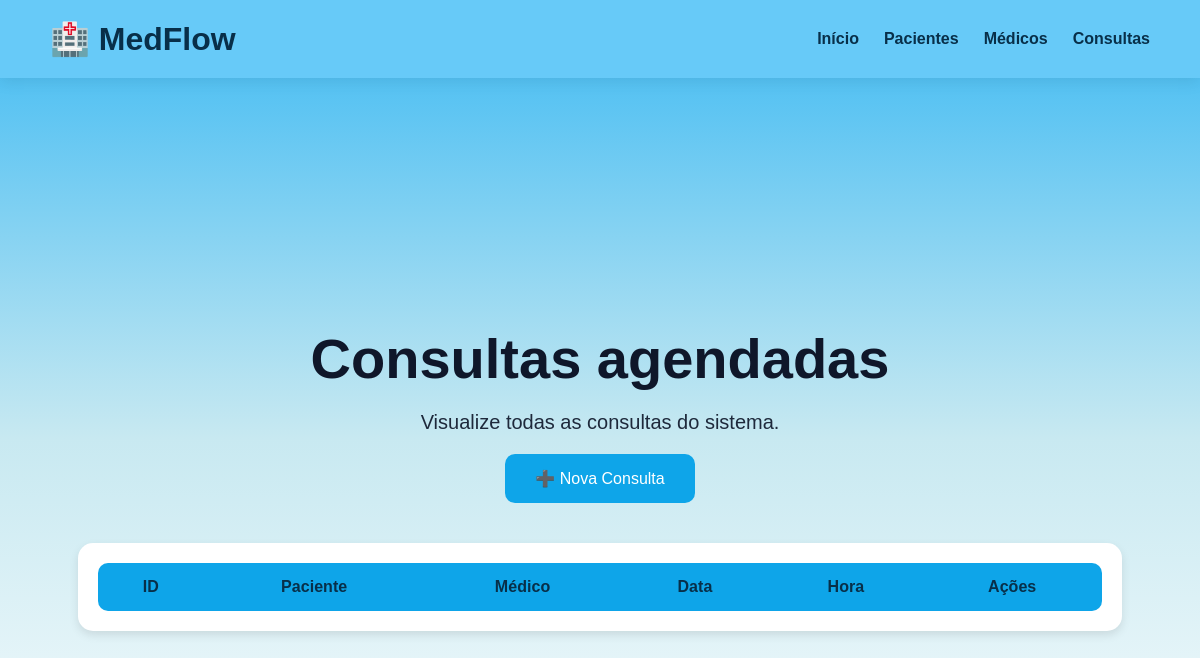
The page /consultas on the database as committed earlier.
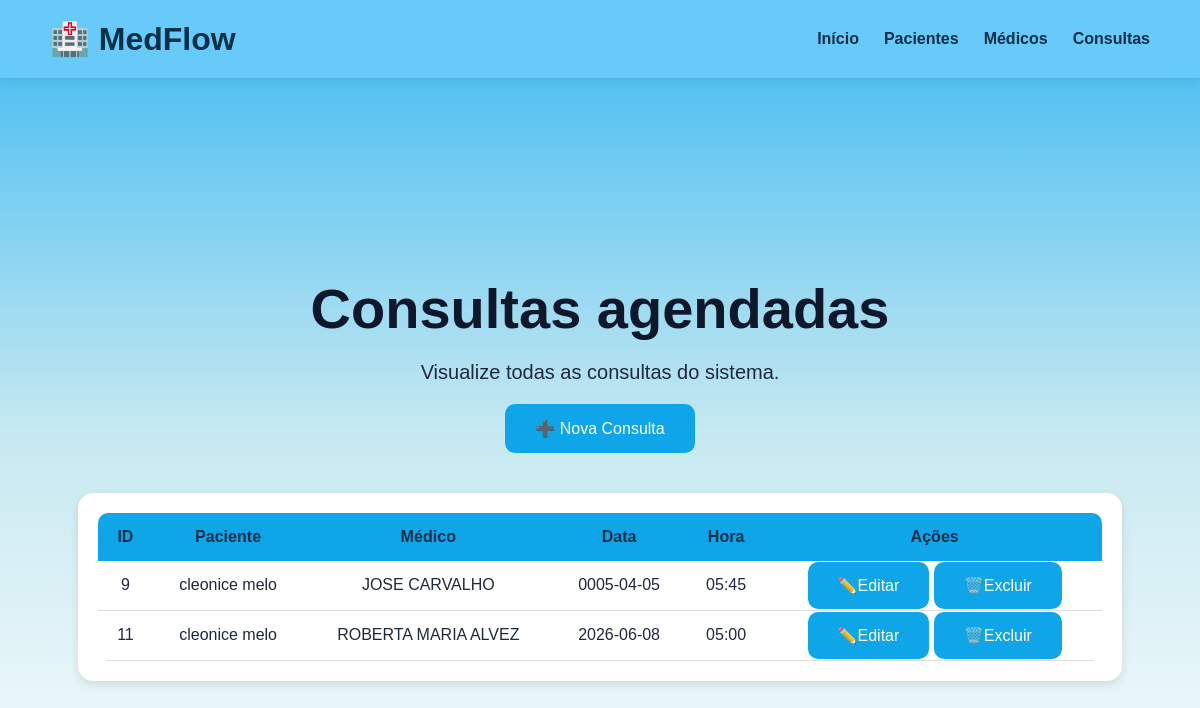
The same page on the database as committed later.
### tables this page shows
CREATE TABLE consultas (
                   id INTEGER PRIMARY KEY AUTOINCREMENT,
                   paciente_id INTEGER NOT NULL,
                   medico_id INTEGER NOT NULL,
                   data TEXT NOT NULL,
                   hora TEXT NOT NULL,
                   FOREIGN KEY (paciente_id) REFERENCES pacientes(id),
                   FOREIGN KEY (medico_id) REFERENCES medicos(id)
                   );

CREATE TABLE pacientes (
                   id INTEGER PRIMARY KEY AUTOINCREMENT,
                   nome TEXT NOT NULL,
                   idade INTEGER,
                   telefone TEXT,
                   genero TEXT
                   );

CREATE TABLE medicos (
                   id INTEGER PRIMARY KEY AUTOINCREMENT,
                   nome TEXT NOT NULL,
                   especialidade TEXT NOT NULL,
                   telefone TEXT NOT NULL
                   );

### app.py (the view)
@app.route("/consultas")
def consultas():
    conexao = conectar()
    cursor = conexao.cursor()
    cursor.execute("""
    SELECT
        consultas.id,
        pacientes.nome,
        medicos.nome,
        consultas.data,
        consultas.hora
    FROM consultas
    JOIN pacientes
        ON consultas.paciente_id = pacientes.id
    JOIN medicos
        ON consultas.medico_id = medicos.id
    """)
    consultas = cursor.fetchall()
    lista_consultas = []
    for consulta in consultas:
        lista_consultas.append({
            "id": consulta[0],
            "paciente": consulta[1],
            "medico": consulta[2],
            "data": consulta[3],
            "hora": consulta[4]
        })
    conexao.close()
    return render_template(
    "consultas.html",
    consultas=lista_consultas
    )

### database/conexao.py (called while the page is built)
def conectar():
    conexao = sqlite3.connect('medflow.db')
    return conexao

### templates/consultas.html (shortened to what this page needs)
<!DOCTYPE html>
<html lang="pt-br">
<head>
    <link rel="stylesheet" href="{{ url_for('static', filename='css/style.css') }}">
</head>
<body>
    <nav class="navbar">
        <div class="logo">
            🏥 MedFlow
        </div>
        <div class="menu">
            <a href="/">Início</a>
            <a href="/pacientes">Pacientes</a>
            <a href="/medicos">Médicos</a>
            <a href="/consultas">Consultas</a>
        </div>
    </nav>
    <section class="hero">
        <h1>Consultas agendadas</h1>
        <p>
            Visualize todas as consultas do sistema.
        </p>
        <a href="/nova-consulta" class="btn">
        ➕ Nova Consulta
        </a>
        <div class="tabela-container">
            <table>
                <thead>
                    <tr>
                        <th>ID</th>
                        <th>Paciente</th>
                        <th>Médico</th>
                        <th>Data</th>
                        <th>Hora</th>
                        <th>Ações</th>
                    </tr>
                </thead>
                <tbody>
                    {% for consulta in consultas %}
                    <tr>
                        <td>{{ consulta.id }}</td>
                        <td>{{ consulta.paciente }}</td>
                        <td>{{ consulta.medico }}</td>
                        <td>{{ consulta.data }}</td>
                        <td>{{ consulta.hora }}</td>
                        <td>
                            <a href="/editar-consulta/{{consulta.id}}" class="btn">✏️Editar</a>
                            <a href="/excluir-consulta/{{consulta.id}}" class="btn">🗑️Excluir</a>
                        </td>
                    </tr>
                    {% endfor %}
                </tbody>
            </table>
        </div>
    </section>
</body>
</html>

Rows that differ between the two databases and show on the page:
added consultas: id "9", paciente "cleonice melo", medico "JOSE CARVALHO", data "0005-04-05", hora "05:45"
added consultas: id "11", paciente "cleonice melo", medico "ROBERTA MARIA ALVEZ", data "2026-06-08", hora "05:00"
